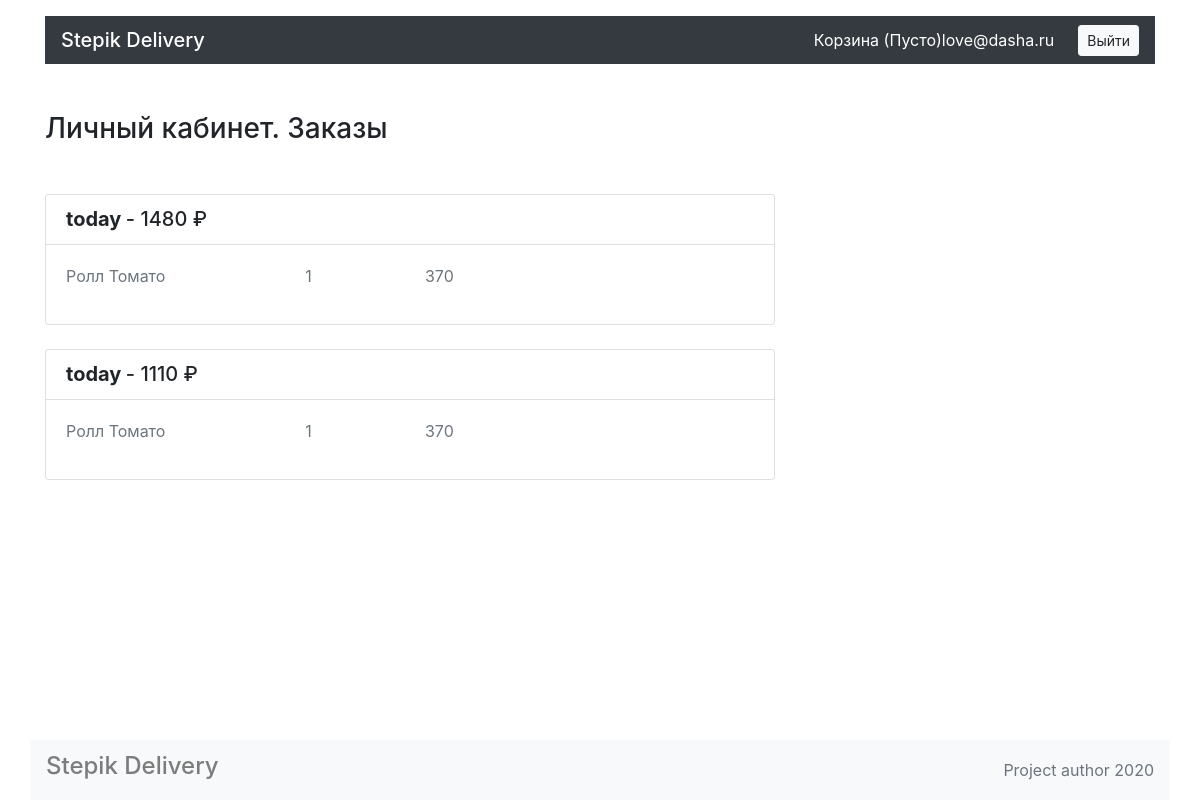
Page /account/ (signed in) on the committed database.
### models.py (models this page shows)
class User(db.Model, UserMixin):
    __tablename__ = 'user'
    id = db.Column(db.Integer, primary_key=True)
    email = db.Column(db.String, unique=True)
    password = db.Column(db.String)
    active = db.Column(db.Boolean)
    roles = db.relationship('Role', secondary=roles_users, backref='user',)
    orders = db.relationship('Order', backref='user')

class Order(db.Model):
    __tablename__ = 'order'
    id = db.Column(db.Integer, primary_key=True)
    date = db.Column(db.String)
    total = db.Column(db.Integer)
    status = db.Column(db.String)
    phone = db.Column(db.String)
    address = db.Column(db.String)
    meals_list = db.relationship('Meal', secondary=meal_order_asso, backref='order')
    user_id = db.Column(db.Integer, db.ForeignKey('user.id', ondelete='CASCADE'))

class Meal(db.Model):
    __tablename__ = 'meal'
    id = db.Column(db.Integer, primary_key=True)
    title = db.Column(db.String)
    price = db.Column(db.Integer)
    desc = db.Column(db.String)
    pic = db.Column(db.String)
    category_id = db.Column(db.Integer, db.ForeignKey('category.id', ondelete='CASCADE'))

### account/account.py (the view)
@account.route('', methods=['GET', 'POST'])
def account_render():
    user = db.session.query(User).get(current_user.id)
    if user.orders:
        order_list = []
        for order in user.orders:
            elem = {'order_id': order.id, 'order_total': order.total, 'order_date': order.date}
            elem['meals_list'] = []
            for meal in order.meals_list:
                elem['meals_list'].append({'id':meal.id, 'title': meal.title, 'price': meal.price})
            order_list.append(elem)
    return render_template('account.html', order_list=order_list)

### app.py (called while the page is built, shortened)
@app.context_processor
def menu_cart():
    return dict(menu_cart='Пусто')

### account/templates/account.html
{% extends 'base.html' %} {% block body %}
  <main class="container">
    <section class="row">
      <div class="col-12 col-lg-8">
        <h1 class="h3 my-5">Личный кабинет. Заказы</h1>
       {% for order in order_list %}
        <div class="mt-4 card">
          <ul class="list-group list-group-flush">
            <li class="list-group-item">
              <div class="row">
                <div class="col-7 col-lg-9">
                  <span class="h5 font-weight-bold">{{ order.order_date }}</span>
                  <span class="h5">- {{order.order_total}} ₽</span>
                </div>
              </div>
            </li>
            <div class="card-body">
              <div class="row">
                {% for meal in order.meals_list %}
                <p class="col-4 text-muted">{{ meal.title }}</p>
                <p class="col-2 text-muted"> 1</p>
                <p class="col-6 text-muted"> {{ meal.price }} </p>
                {% endfor %}
            </div>
          </ul>
        </div>
        {% endfor %}
      </div>
    </section>
  </main>
{% endblock %}

### templates/base.html (shortened to what this page needs)
<!DOCTYPE html>
<html lang="ru">
<head>
  <link rel="stylesheet" href="https://stackpath.bootstrapcdn.com/bootstrap/4.3.1/css/bootstrap.min.css">
  <link rel="stylesheet" href="{{ url_for('static', filename='css/style.css') }}">
</head>
<body>
<header class="container mt-3">
    <nav class="py-1 navbar navbar-dark bg-dark">
      <ul class="navbar-nav mr-auto mt-2 mt-lg-0">
        <p class=" h5 my-2 text-white bg-dark">Stepik Delivery</p>
      </ul>
      <p class="my-2 text-white bg-dark ">Корзина ({{ menu_cart }}) </p>
      {% if current_user.is_authenticated %}
      <p class="my-2 text-white bg-dark "> {{ current_user.email }}  </p>
      <a href="{{ url_for('security.logout') }}" class="btn btn-light btn-sm ml-4">Выйти</a>
      {% else %}
      <a href="{{ url_for('security.login') }}" class="btn btn-warning btn-sm ml-4">Войти</a>
      {% endif %}
    </nav>
  </header>
{% block body %}
{% endblock %}
  <footer class="footer">
    <nav class="container navbar navbar-light bg-light">
      <ul class="navbar-nav mr-auto">
        <p class="h4 nav-link">Stepik Delivery</p>
      </ul>
      <a class="text-muted" href="#">Project author 2020</a>
    </nav>
  </footer>
</body>
</html>

### static/css/style.css (style rules this page uses)
html { position: relative; min-height: 100%; }
body { margin-bottom: 60px; }
.footer { position: absolute; bottom: 0; width: 100%; height: 60px; line-height: 60px; }
.navbar { padding-top: 0; padding-bottom: 0; }

### rows in the picture
User: email "love@dasha.ru"
Order: order_date "today", order_total "1480"
Meal: title "Ролл Томато", price "370"
Order: order_date "today", order_total "1110"

### other values in the picture
{{ menu_cart }} "Пусто"
